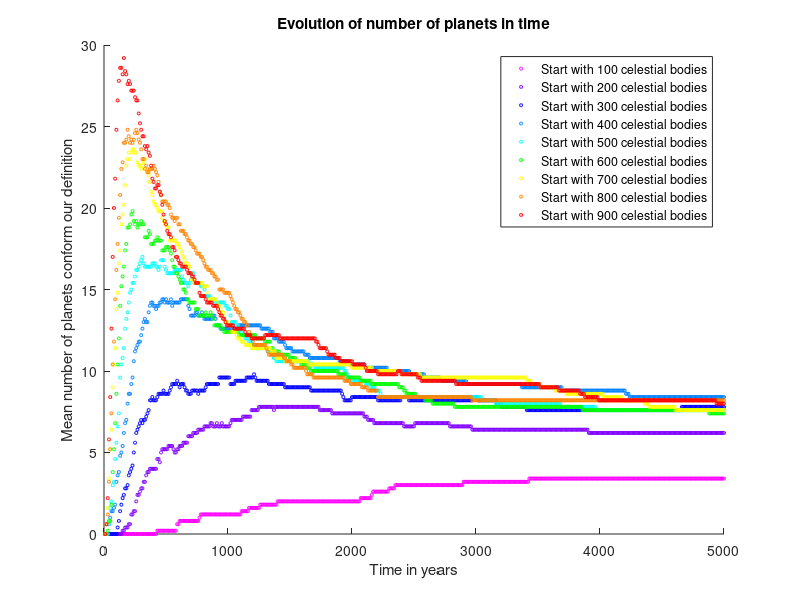

Here is the MATLAB script that generated this plot:
clear all;
load('AP100.mat');
AP100 = AP;
clear AP;
load('AP200.mat');
AP200 = AP;
clear AP;
load('AP300.mat');
AP300 = AP;
clear AP;
load('AP400.mat');
AP400 = AP;
clear AP;
load('AP500.mat');
AP500 = AP;
clear AP;
load('AP600.mat');
AP600 = AP;
clear AP;
load('AP700.mat');
AP700 = AP;
clear AP;
load('AP800.mat');
AP800 = AP;
clear AP;
load('AP900.mat');
AP900 = AP;
clear AP;

scatter(10:10:5000,mean(AP100,2),5,[1,0,1],'o');
hold on;
scatter(10:10:5000,mean(AP200,2),5,[0.5,0,1],'o');
hold on;
scatter(10:10:5000,mean(AP300,2),5,[0,0,1],'o');
hold on;
scatter(10:10:5000,mean(AP400,2),5,[0,0.5,1],'o');
hold on;
scatter(10:10:5000,mean(AP500,2),5,[0,1,1],'o');
hold on;
scatter(10:10:5000,mean(AP600,2),5,[0,1,0],'o');
hold on;
scatter(10:10:5000,mean(AP700,2),5,[1,1,0],'o');
hold on;
scatter(10:10:5000,mean(AP800,2),5,[1,0.5,0],'o');
hold on;
scatter(10:10:5000,mean(AP900,2),5,[1,0,0],'o');

title('Evolution of number of planets in time');
xlabel('Time in years');
ylabel('Mean number of planets conform our definition');
legend('Start with 100 celestial bodies','Start with 200 celestial bodies','Start with 300 celestial bodies','Start with 400 celestial bodies','Start with 500 celestial bodies','Start with 600 celestial bodies','Start with 700 celestial bodies','Start with 800 celestial bodies','Start with 900 celestial bodies');
